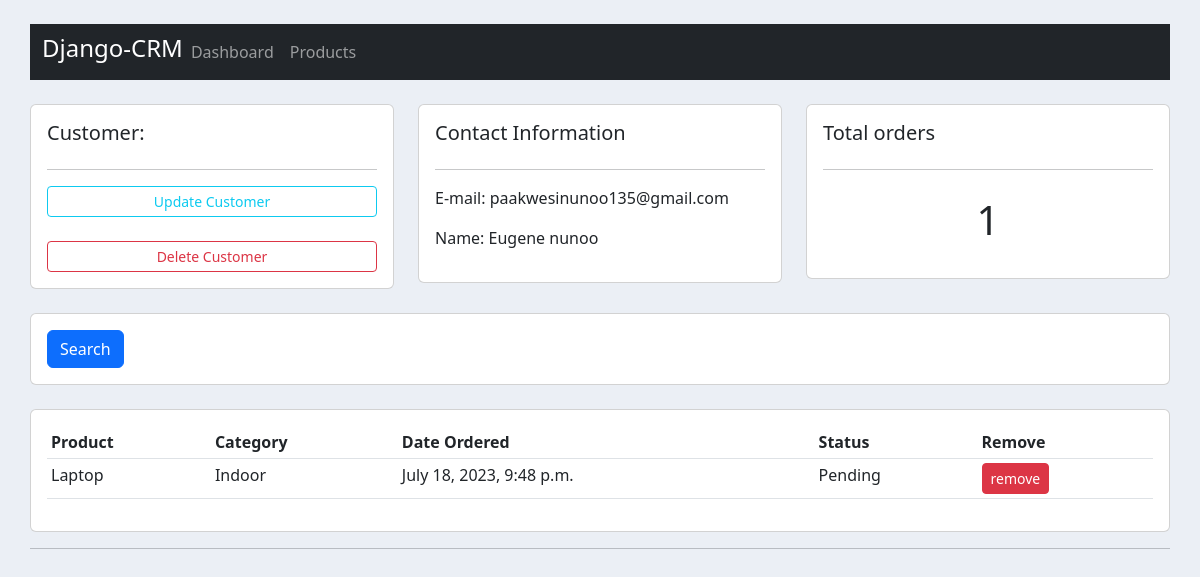
The app's page /customer/11/orders/, older data.
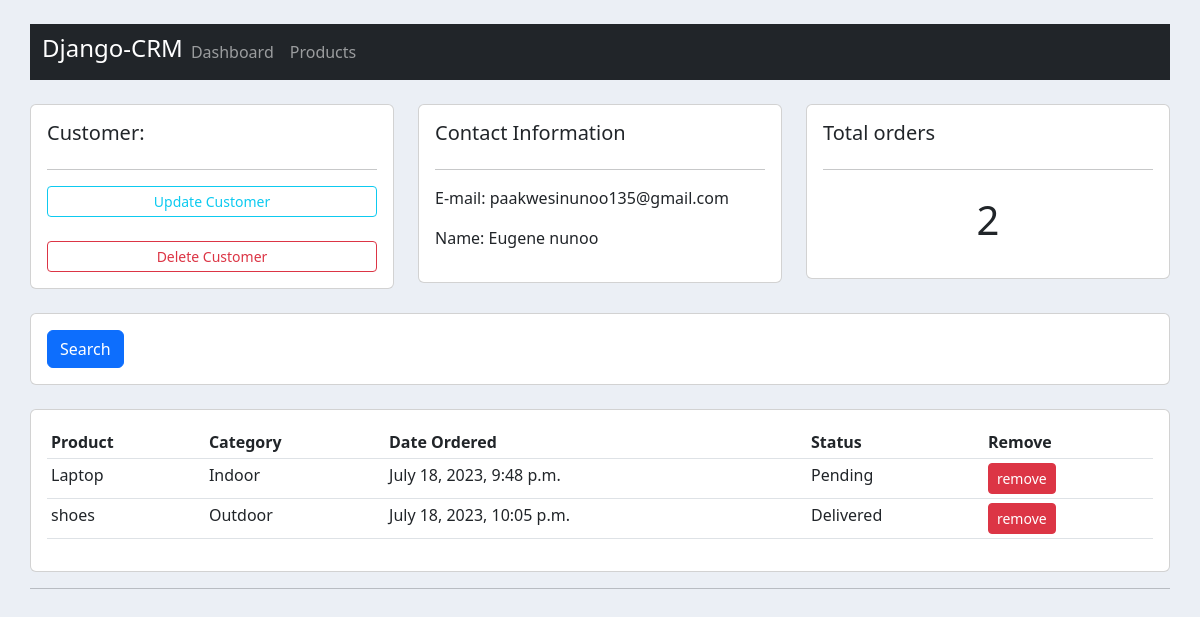
The same page, newer data.
### accounts/models.py (models this page shows, shortened)
class Order(models.Model):
    STATUS = (
        ('Pending','Pending'),
        ('Out For Delivery','Out For Delivery'),
        ('Delivered','Delivered'),
    )
    customer = models.ForeignKey(Customer,null=True,on_delete=models.SET_NULL)
    product = models.ForeignKey(Product,null=True,on_delete=models.SET_NULL)
    date_created = models.DateTimeField(auto_now_add=True,null=True)
    status = models.CharField(max_length=200,null=True,choices=STATUS)

class Product(models.Model):
    CATEGORY = (
        ('Indoor','Indoor'),
        ('Outdoor','Outdoor')
    )
    name = models.CharField(max_length=200,null=True)
    price = models.FloatField(null=True)
    category = models.CharField(max_length=200,null=True,choices=CATEGORY)
    description =models.CharField(max_length=200,null=True,blank=True)
    date_created = models.DateTimeField(auto_now_add=True,null=True)
    tags = models.ManyToManyField(Tags)
    def __str__(self):
        return self.name

### accounts/views.py (the view)
# urls.py: path('customer/<int:customer_id>/orders/', customer_orders, name='customer_orders'),
def customer_orders(request, customer_id):
    customer = get_object_or_404(Customer, id=customer_id)
    orders = Order.objects.filter(customer=customer)
    order_count = orders.count()
    context = {'customer': customer, 'orders': orders, 'order_count': order_count}
    return render(request, 'accounts/customer.html', context)

### accounts/templates/accounts/customer.html
{% extends 'accounts/main.html' %}
{% block content %}
<br>
<div class="row">
    <div class="col-md">
        <div class="card card-body">
            <h5>Customer:</h5>
            <hr>
            <a href="" class="btn btn-outline-info btn-sm btn-block">Update Customer</a>
            <br>
            <a href="{% url 'delete_customer' customer.id %}" class="btn btn-outline-danger btn-sm btn-block">Delete Customer</a>
        </div>
    </div>
    <div class="col-md">
        <div class="card card-body">
           <h5>Contact Information</h5>
           <hr>
           <p>E-mail: {{customer.email}}</p>
           <p>Name:  {{customer.name}}</p>
        </div>
    </div>
    <div class="col-md">
        <div class="card card-body">
           <h5>Total orders</h5>
           <hr>
        <h1 style="text-align: center; padding: 10px;">{{order_count}}</h1>
        </div>
    </div>
</div>
<br>
<div class="row">
   <div class="col">
    <div class="card card-body">
     <form action="" method="get">
        <div class="btn btn-primary" type="submit">Search</div>
     </form>
    </div>
   </div>
</div>
<br>
<div class="row">
    <div class="col-md">
        <div class="card card-body">
            <table class="table table-sm">
                <tr>
                    <th>Product</th>
                    <th>Category</th>
                    <th>Date Ordered</th>
                    <th>Status</th>
                    <th>Remove</th>
                </tr>
                {% for order in orders %}
                <tr>
                    <td>{{order.product}}</td>
                    <td>{{order.product.category}}</td>
                    <td>{{order.date_created}}</td>
                    <td>{{order.status}}</td>
                    <td><a href="{% url 'delete_order' order.id %}" class="btn btn-danger btn-sm">remove</a></a></td>
                </tr>
                {% endfor %}
            </table>
        </div>
    </div>
</div>
{% endblock %}

Row changes from the older to the newer data that the page shows:
added Order: product "shoes", product.category "Outdoor", date_created "July 18, 2023, 10:05 p.m.", status "Delivered"
Text that changed along with them:
{{ order_count }}: "1" → "2"
